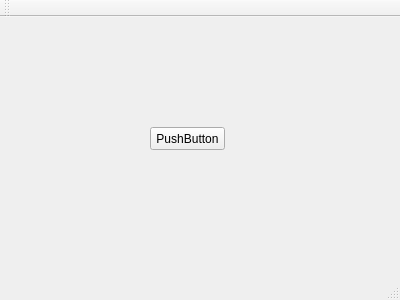
<?xml version="1.0" encoding="UTF-8"?>
<ui version="4.0">
 <class>MainWindow</class>
 <widget class="QMainWindow" name="MainWindow">
  <property name="geometry">
   <rect>
    <x>0</x>
    <y>0</y>
    <width>400</width>
    <height>300</height>
   </rect>
  </property>
  <property name="windowTitle">
   <string>MainWindow</string>
  </property>
  <widget class="QWidget" name="centralWidget">
   <widget class="QPushButton" name="pushButton">
    <property name="geometry">
     <rect>
      <x>150</x>
      <y>110</y>
      <width>75</width>
      <height>23</height>
     </rect>
    </property>
    <property name="text">
     <string>PushButton</string>
    </property>
   </widget>
  </widget>
  <widget class="QMenuBar" name="menuBar">
   <property name="geometry">
    <rect>
     <x>0</x>
     <y>0</y>
     <width>400</width>
     <height>21</height>
    </rect>
   </property>
  </widget>
  <widget class="QToolBar" name="mainToolBar">
   <attribute name="toolBarArea">
    <enum>TopToolBarArea</enum>
   </attribute>
   <attribute name="toolBarBreak">
    <bool>false</bool>
   </attribute>
  </widget>
  <widget class="QStatusBar" name="statusBar"/>
 </widget>
 <layoutdefault spacing="6" margin="11"/>
 <resources/>
 <connections/>
</ui>
